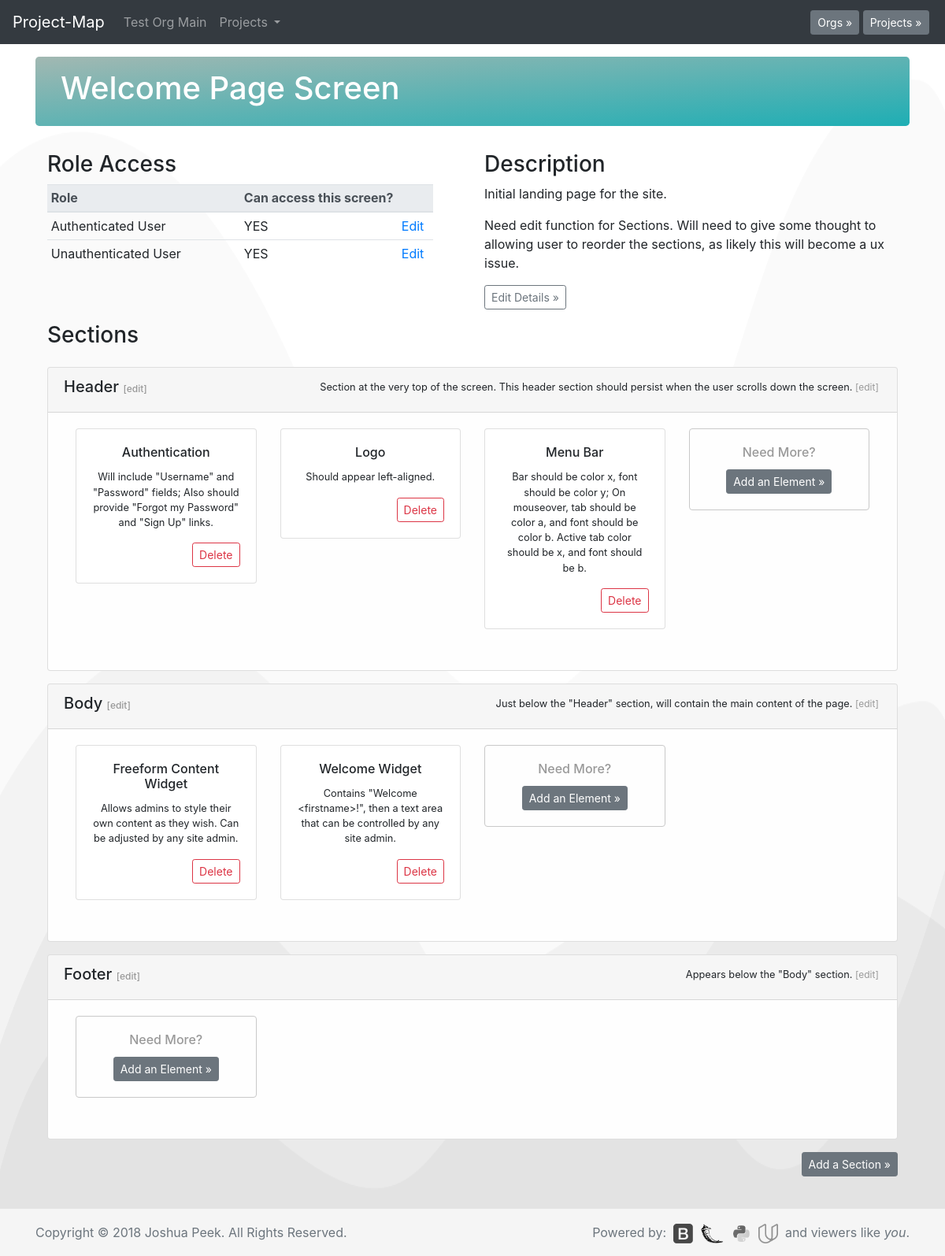
The page /p1/scrn1 on the database its author committed.
### database_setup.py (models this page shows, shortened)
class Org(Base):
    __tablename__ = 'org'
    id = Column(Integer, primary_key=True)
    title = Column(String(250), nullable=False)
    description = Column(String(500))

class Screen(Base):
    __tablename__ = 'screen'
    id = Column(Integer, primary_key=True)
    title = Column(String(250), nullable=False)
    description = Column(String(500))
    project_id = Column(Integer, ForeignKey('project.id'))
    project = relationship(Project)

class RoleScreen(Base):
    __tablename__ = 'rolescreen'
    id = Column(Integer, primary_key=True)
    access = Column(String(1), nullable=False)
    project_id = Column(Integer, ForeignKey('project.id'))
    project = relationship(Project)
    role_id = Column(Integer, ForeignKey('role.id'), nullable=False)
    role = relationship(Role)
    screen_id = Column(Integer, ForeignKey('screen.id'), nullable=False)
    screen = relationship(Screen)

class Role(Base):
    __tablename__ = 'role'
    id = Column(Integer, primary_key=True)
    title = Column(String(250), nullable=False)
    description = Column(String(500))
    authRequired = Column(String(5))
    project_id = Column(Integer, ForeignKey('project.id'))
    project = relationship(Project)

class ScreenSection(Base):
    __tablename__ = 'screensection'
    id = Column(Integer, primary_key=True)
    screen_id = Column(Integer, ForeignKey('screen.id'))
    screen = relationship(Screen)
    section_id = Column(Integer, ForeignKey('section.id'))
    section = relationship(Section)

class Section(Base):
    __tablename__ = 'section'
    id = Column(Integer, primary_key=True)
    title = Column(String(250), nullable=False)
    description = Column(String(500))
    project_id = Column(Integer, ForeignKey('project.id'))
    project = relationship(Project)

class SectionElement(Base):
    __tablename__ = 'sectionelement'
    id = Column(Integer, primary_key=True)
    section_id = Column(Integer, ForeignKey('section.id'))
    section = relationship(Section)
    element_id = Column(Integer, ForeignKey('element.id'))
    element = relationship(Element)
    project_id = Column(Integer, ForeignKey('project.id'))
    project = relationship(Project)

class Element(Base):
    __tablename__ = 'element'
    id = Column(Integer, primary_key=True)
    title = Column(String(250), nullable=False)
    description = Column(String(500))
    project_id = Column(Integer, ForeignKey('project.id'))
    project = relationship(Project)

### app.py (the view)
@app.route('/p<int:project_id>/scrn<int:screen_id>')
def screenPage(project_id, screen_id):
    allorgs = session.query(Org).all()
    allprojects = session.query(Project).all()
    project = session.query(Project).filter_by(id=project_id).one()
    org = session.query(Org).filter_by(id=project.org.id).one()
    projects = session.query(Project).filter_by(org_id=org.id).all()
    roleaccess = session.query(Role.id, Role.title, RoleScreen.access).\
        join(RoleScreen).\
        filter(Role.project_id==project_id).\
        filter(RoleScreen.screen_id==screen_id).all()
    knownroles=[]
    for i in roleaccess:
        knownroles.append(i.id)
    getnewroles = session.query(Role).\
        filter(Role.project_id==project_id).\
        filter(Role.id not in knownroles).all()
    newroles = []
    for i in getnewroles:
        if i.id not in knownroles:
            newrole=Role(id=i.id, title=i.title)
            newroles.append(newrole)
    screen = session.query(Screen).filter_by(id=screen_id).one()
    screenSections = session.query(ScreenSection).\
        filter_by(screen_id=screen_id).all()
    roleScreen = session.query(RoleScreen).filter_by(screen_id=screen_id).all()
    se=session.query(SectionElement).filter_by(project_id=project.id).all()
    return render_template('wire.html', screen=screen,
        screenSections=screenSections,
        roleScreen=roleScreen,
        allorgs=allorgs,
        allprojects=allprojects, roleaccess=roleaccess,
        projects=projects, org=org, newroles=newroles, sectionElements=se)

### templates/wire.html (shortened to what this page needs)
<!doctype html>
<html lang="en">
  {% include "header.html" %}
  <body>
    {% include "menu.html" %}
    <main role="main" class="container">
      <div class="jumbotron" style="padding:1rem 2rem;">
        <h1>{{screen.title}} Screen</h1>
      </div>
<div class="container">
  <div class="row">
    <div class="col-md-6 mb-3">
        <h3>Role Access</h3>
        <table class="table table-responsive table-sm table-hover" width="100%">
          <thead class="thead-light">
            <tr>
              <th scope="col" width="245px">Role</th>
              <th scope="col" width="200px">Can access this screen?</th>
              <th scope="col" width="45px"></th>
            </tr>
          </thead>
          <tbody>
            {% for i in roleaccess %}
            <tr>
              <td>{{i.title}}</td>
              <td>{% if i.access == "1" %}YES
                {% else %}NO{% endif %}</td>
              <td><a href='{{url_for('flipRoleScreen', role_id=i.id, screen_id=screen.id)}}'>Edit</a></td>
            </tr>
            {% endfor %}
          </tbody>
        </table>
      </div>
    <div class="col-md-6">
      <h3>Description</h3>
      <p>{{screen.description}}</p>
      <p>Need edit function for Sections. Will need to give some thought to allowing user to reorder the sections, as likely this will become a ux issue.<p>
      <button type="button" class="btn btn-sm btn btn-outline-secondary" data-toggle="modal" data-target="#edit-screen">Edit Details &raquo;</button>
    </div>
  </div>
</div>
<div class="container">
  <div class="row">
    <div class="col-md-12 mb-3">
      <h3>Sections</h3>
    </div>
  </div>
  {% for i in screenSections %}
  <div class="row mb-3">
    <div class="col-md-12">
      <div class="card text-center" style="background-color:#fefefe;">
        <div class="card-header text-left">
          <span style="float:left;"><h5>{{i.section.title}} <a href="{{url_for('editSection', section_id=i.section_id)}}" style="color:#999;font-size:.75rem;">[edit]</a></h5></span>
          <span style="float:right;text-align:right;padding:.2rem;font-size:.8rem;"><p class="card-text">{{i.section.description}} <a href="{{url_for('editSection', section_id=i.section_id)}}" style="color:#999;font-size:.75rem;">[edit]</a></p></span>
        </div>
        <div class="card-body">
          <div class="container">
            <div class="row">
                {% for a in sectionElements %}
                {% if a.section_id == i.section_id %}
                <div class="col-md-3" style="margin-bottom:2rem;">
                  <div class="card">
                    <div class="card-body" style="word-break:unset;">
                      <h5 class="card-title" style="font-size:1rem">{{a.element.title}}</h5>
                      <p class="card-text" style="font-size:.8rem;">{{a.element.description}}</p>
                      <span style="float:right;"><a href="#" class="btn btn-sm btn-outline-danger">Delete</a></span>
                    </div>
                  </div>
                </div>
                {% endif %}
                {% endfor %}
                <div class="col-md-3" style="margin-bottom:2rem;">
                  <div class="card" style="background-clip: text;color: #999;border: 1px solid #C9C9C9;box-sizing:content-box;">
                    <div class="card-body" style="word-break:unset;">
                      <h5 class="card-title" style="font-size:1rem">Need More?</h5>
                      <form action="{{url_for('newElement', section_id=i.id)}}">
                        <center><button class="btn btn-secondary btn-sm" type="submit">Add an Element &raquo;</button></center>
                      </form>
                    </div>
                  </div>
                </div>
            </div>
          </div>
        </div>
      </div>
    </div>
  </div>
  {% endfor %}
  <p style="float:right;"><button type="button" class="btn btn-secondary btn-sm" data-toggle="modal" data-target="#add-section">Add a Section &raquo;</button></p>
</div>
<p><br><br><br></p>
    </main>
  {% include "footer.html" %}
  </body>
</html>

### templates/menu.html (shortened to what this page needs)
<nav class="navbar navbar-expand-md navbar-dark fixed-top bg-dark">
  <a class="navbar-brand" href="/">Project-Map</a>
  <div class="collapse navbar-collapse" id="navbarCollapse">
    <ul class="navbar-nav mr-auto">
      {% if org is defined %}
      <li class="nav-item">
        <a class="nav-link" href="{{url_for('orgPage', org_id=org.id)}}">
          {{org.title}} Main
        </a>
      </li>
      {% endif %}
      {% if projects is defined %}
      <li class="nav-item dropdown">
        <a class="nav-link dropdown-toggle" href="#" id="navbarDropdown" role="button" data-toggle="dropdown" aria-haspopup="true" aria-expanded="false">
          Projects
        </a>
      </li>
      {% endif %}
    </ul>
    {% if allorgs is defined %}
    <button type="button" class="btn btn-secondary btn-sm my-2 my-sm-0" data-toggle="modal" data-target="#org-select">Orgs &raquo;</button>&nbsp;
    {% endif %}
    {% if allprojects is defined %}
    <button type="button" class="btn btn-secondary btn-sm my-2 my-sm-0" data-toggle="modal" data-target="#project-select">Projects &raquo;</button>&nbsp;
    {% endif %}
  </div>
</nav>

### rows shown on the page
Org: title "Test Org"
Screen: title "Welcome Page", description "Initial landing page for the site."
RoleScreen: title "Authenticated User"
RoleScreen: title "Unauthenticated User"
ScreenSection: section "Header", section.description "Section at the very top of the screen. This header section should persist when the user scrolls down the screen."
SectionElement: element "Authentication", element.description "Will include \"Username\" and \"Password\" fields; Also should provide \"Forgot my Password\" and \"Sign Up\" links."
SectionElement: element "Logo", element.description "Should appear left-aligned."
SectionElement: element "Menu Bar", element.description "Bar should be color x, font should be color y; On mouseover, tab should be color a, and font should be color b. Active tab color should be x, and font should be b."
ScreenSection: section "Body", section.description "Just below the \"Header\" section, will contain the main content of the page."
SectionElement: element "Freeform Content Widget", element.description "Allows admins to style their own content as they wish. Can be adjusted by any site admin."
SectionElement: element "Welcome Widget", element.description "Contains \"Welcome <firstname>!\", then a text area that can be controlled by any site admin."
ScreenSection: section "Footer", section.description "Appears below the \"Body\" section."
